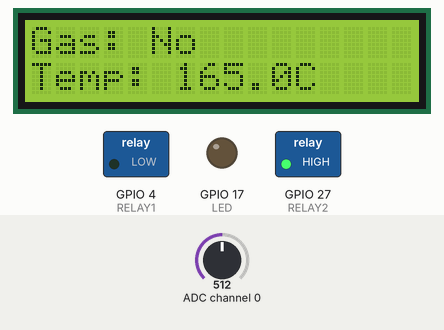
Bench run of a program on a simulated Raspberry Pi (BCM pin numbers). On the bench: 16×2 character LCD, switched loads named in the program (green lamp = pin HIGH), output pins drawn as LEDs (lit = HIGH). The test bench sets the inputs (shaded band); at power-on: ADC channel 0 = 512 (analog values on the 0–1023 scale). Pins used as bus, display or sensor lines are not drawn; what the program prints to the terminal is not drawn.

Above: at 1.2 s.
1.3 s: ADC channel 0 set to 203
At 3.3 s:
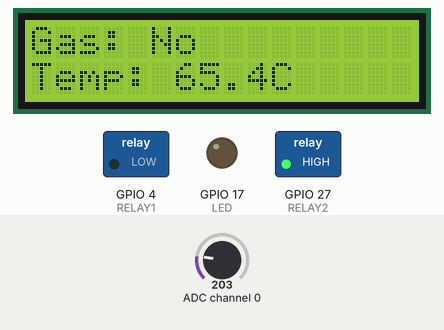
3.8 s: ADC channel 0 set to 169
At 5.4 s:
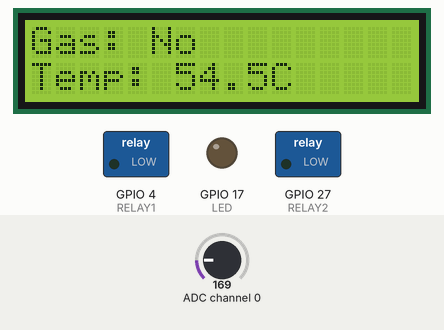
6.0 s: ADC channel 0 set to 122
At 7.4 s:
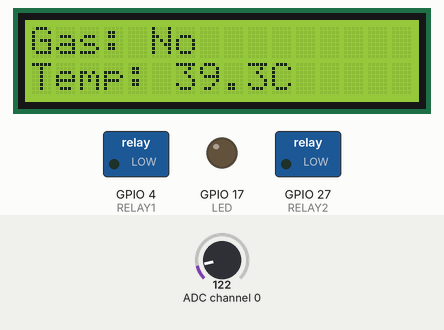
Timing chart, 0 to 9.0 s (numbered marks = the images above; inputs shaded):
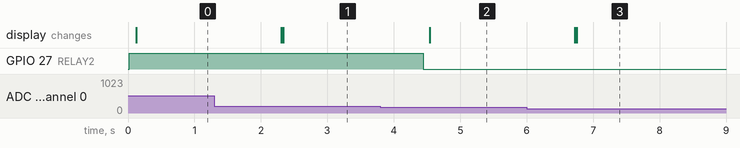

Measured:
- the behaviour switches between 187 and 186 on ADC channel 0 (found by bisection; images 1 and 2)
- after the input at 1.3 s, the display: first changes after 1.0 s (image 1 shows a later state)
- after the input at 3.8 s, GPIO 27 (RELAY2): HIGH → LOW after 0.64 s; the display: changes after 0.74 s (image 2)
- after the input at 6.0 s, the display: first changes after 0.73 s (image 3 shows a later state)

The program:

main.py
```python
import RPi.GPIO as GPIO
import time
import spidev

# SPI setup for MCP3008
spi = spidev.SpiDev()
spi.open(0, 0)
spi.max_speed_hz = 1350000

# Define GPIO pin mappings
LCD_RS = 5
LCD_E  = 6
LCD_D4 = 12
LCD_D5 = 13
LCD_D6 = 16
LCD_D7 = 19

GAS_SENSOR = 18     # MQ-2 Gas Sensor pin
LM35_SENSOR = 0     # LM35 Temperature Sensor (MCP3008 CH0)
RELAY1 = 4         # Relay 1 (Gas Control)
RELAY2 = 27         # Relay 2 (Temperature Control)
LED = 17            # Indicator LED

# LCD Configuration
LCD_WIDTH = 16  # Max characters per line
LCD_CHR = True
LCD_CMD = False

LCD_LINE_1 = 0x80  # LCD RAM address for 1st line
LCD_LINE_2 = 0xC0  # LCD RAM address for 2nd line

E_PULSE = 0.0005
E_DELAY = 0.0005

def setup():
    GPIO.setmode(GPIO.BCM)
    GPIO.setup([LCD_E, LCD_RS, LCD_D4, LCD_D5, LCD_D6, LCD_D7], GPIO.OUT)
    GPIO.setup(GAS_SENSOR, GPIO.IN)
    GPIO.setup([RELAY1, RELAY2, LED], GPIO.OUT, initial=GPIO.OUT)
    lcd_init()

def read_adc(channel):
    """Reads the ADC value from MCP3008"""
    if channel < 0 or channel > 7:
        return -1
    response = spi.xfer2([1, (8 + channel) << 4, 0])
    adc_value = ((response[1] & 3) << 8) + response[2]
    return adc_value

def get_temperature():
    """Reads temperature from LM35 sensor"""
    adc_val = read_adc(LM35_SENSOR)
    voltage = adc_val * 3.3 / 1024  # Convert ADC value to voltage
    return voltage / 0.01  # 10mV per °C

def gas_detected():
    """Checks if gas is detected by MQ-2 sensor"""
    return GPIO.input(GAS_SENSOR) == GPIO.HIGH

def relay_control(temp):
    """Controls relays based on gas detection and temperature"""
    if gas_detected():
        GPIO.output(RELAY1, GPIO.HIGH)
    else:
        GPIO.output(RELAY1, GPIO.LOW)

    if temp > 60:  # If temperature exceeds 60°C
        GPIO.output(RELAY2, GPIO.HIGH)
    else:
        GPIO.output(RELAY2, GPIO.LOW)

def lcd_init():
    """Initializes the LCD display"""
    lcd_byte(0x33, LCD_CMD)  # Initialize
    lcd_byte(0x32, LCD_CMD)  # Set to 4-bit mode
    lcd_byte(0x28, LCD_CMD)  # 2 line, 5x7 matrix
    lcd_byte(0x0C, LCD_CMD)  # Display ON, Cursor OFF
    lcd_byte(0x06, LCD_CMD)  # Entry mode set
    lcd_byte(0x01, LCD_CMD)  # Clear display
    time.sleep(E_DELAY)

def lcd_byte(bits, mode):
    """Sends byte to LCD in 4-bit mode"""
    GPIO.output(LCD_RS, mode)  # Command or Data mode

    # Send high 4 bits
    GPIO.output(LCD_D4, bool(bits & 0x10))
    GPIO.output(LCD_D5, bool(bits & 0x20))
    GPIO.output(LCD_D6, bool(bits & 0x40))
    GPIO.output(LCD_D7, bool(bits & 0x80))
    lcd_toggle_enable()

    # Send low 4 bits
    GPIO.output(LCD_D4, bool(bits & 0x01))
    GPIO.output(LCD_D5, bool(bits & 0x02))
    GPIO.output(LCD_D6, bool(bits & 0x04))
    GPIO.output(LCD_D7, bool(bits & 0x08))
    lcd_toggle_enable()

def lcd_toggle_enable():
    """Toggles enable pin to send data"""
    time.sleep(E_DELAY)
    GPIO.output(LCD_E, GPIO.HIGH)
    time.sleep(E_PULSE)
    GPIO.output(LCD_E, GPIO.LOW)
    time.sleep(E_DELAY)

def lcd_string(message, line):
    """Displays a string on the LCD"""
    message = message.ljust(LCD_WIDTH, " ")  # Pad string to 16 chars
    lcd_byte(line, LCD_CMD)
    for char in message:
        lcd_byte(ord(char), LCD_CHR)

def main():
    setup()
    while True:
        temp = get_temperature()
        relay_control(temp)
        gas_status = "Yes" if gas_detected() else "No"

        lcd_string(f"Gas: {gas_status} ", LCD_LINE_1)
        lcd_string(f"Temp: {temp:.1f}C", LCD_LINE_2)

        print(f"Gas: {gas_status}, Temp: {temp:.1f}C, Relay1: {GPIO.input(RELAY1)}, Relay2: {GPIO.input(RELAY2)}")

        time.sleep(1)

if __name__ == "__main__":
    try:
        main()
    except KeyboardInterrupt:
        GPIO.cleanup()
```
